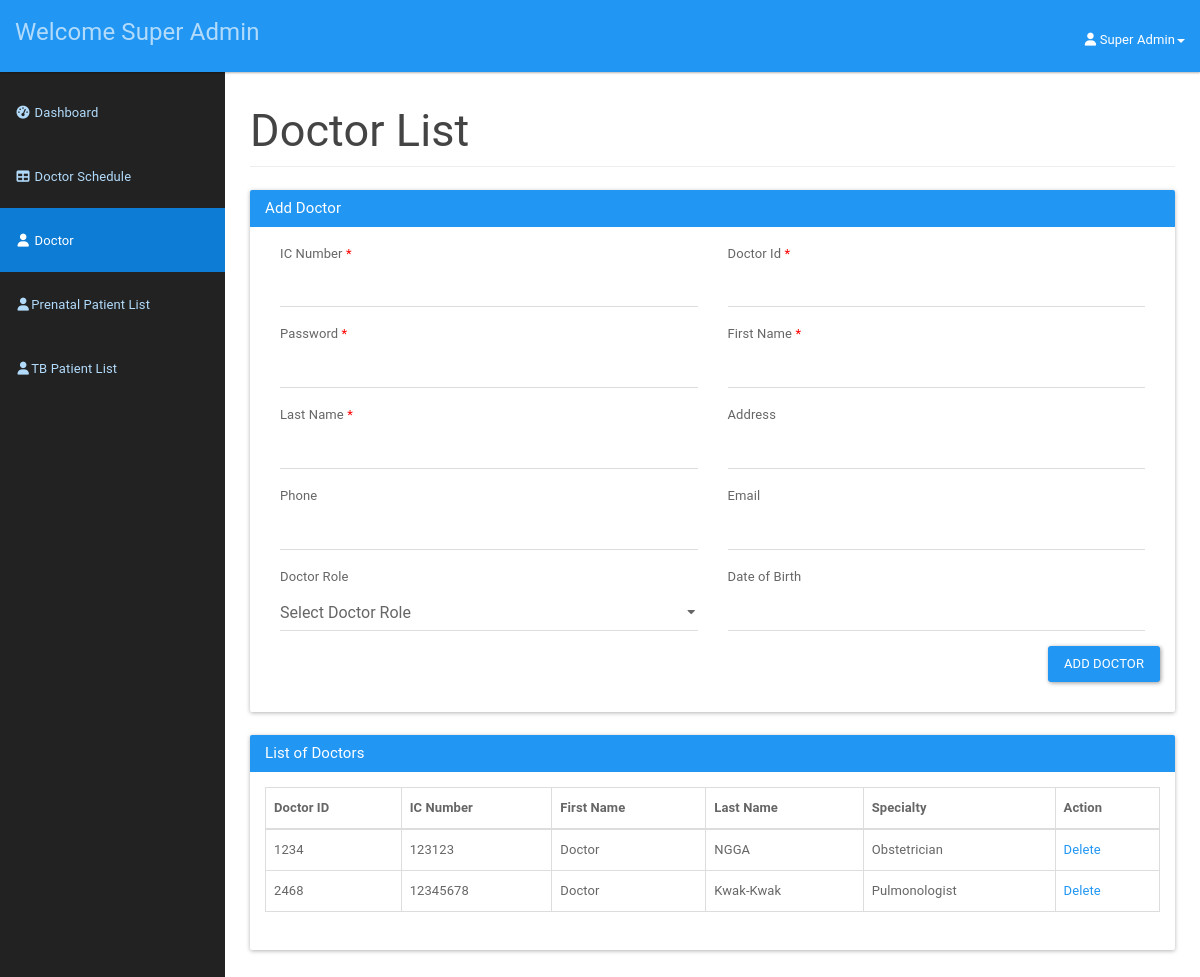
Screenshot of /doctor/doctor.php (signed in) with the database file from the repository.
### tables this page shows
CREATE TABLE `doctor` (
  `icDoctor` bigint(12) NOT NULL,
  `password` varchar(20) NOT NULL,
  `doctorId` int(3) NOT NULL,
  `doctorFirstName` varchar(50) NOT NULL,
  `doctorLastName` varchar(50) NOT NULL,
  `doctorAddress` varchar(100) NOT NULL,
  `doctorPhone` varchar(15) NOT NULL,
  `doctorEmail` varchar(20) NOT NULL,
  `doctorDOB` date NOT NULL,
  `doctorRole` varchar(255) DEFAULT NULL
);

### doctor/doctor.php (the view, shortened to what this page needs)
<?php
include_once '../assets/conn/dbconnect.php';
$usersession = $_SESSION['doctorSession'];
$res = mysqli_query($con, "SELECT * FROM doctor WHERE doctorId=" . $usersession);
$userRow = mysqli_fetch_array($res, MYSQLI_ASSOC);
?>
<!DOCTYPE html>
<html lang="en">
<head>
    <link href="assets/css/material.css" rel="stylesheet">
    <link href="assets/css/sb-admin.css" rel="stylesheet">
    <link href="assets/css/time/bootstrap-clockpicker.css" rel="stylesheet">
    <link href="assets/css/style.css" rel="stylesheet">
    <link href="assets/font-awesome/css/font-awesome.css" rel="stylesheet">
    <link rel="stylesheet" href="https://formden.com/static/cdn/bootstrap-iso.css" />
    <link rel="stylesheet" href="https://formden.com/static/cdn/font-awesome/4.4.0/css/font-awesome.min.css" />
</head>
<body>
    <div id="wrapper">
        <nav class="navbar navbar-inverse navbar-fixed-top" role="navigation">
            <div class="navbar-header">
                <a class="navbar-brand" href="doctordashboard.php">
                    <?php
                    if ($userRow['doctorRole'] == 'superAdmin') {
                        echo "Welcome " . $userRow['doctorFirstName'] . " " . $userRow['doctorLastName'];
                    } else {
                        echo "Welcome Dr " . $userRow['doctorFirstName'] . " " . $userRow['doctorLastName'];
                    }
                    ?>
                </a>
            </div>
            <ul class="nav navbar-right top-nav">
                <li class="dropdown">
                    <a href="#" class="dropdown-toggle" data-toggle="dropdown"><i class="fa fa-user"></i> <?php echo $userRow['doctorFirstName']; ?> <?php echo $userRow['doctorLastName']; ?><b class="caret"></b></a>
                </li>
            </ul>
            <div class="collapse navbar-collapse navbar-ex1-collapse">
                <ul class="nav navbar-nav side-nav">
                    <li>
                        <a href="doctordashboard.php"><i class="fa fa-fw fa-dashboard"></i> Dashboard</a>
                    </li>
                    <li>
                        <a href="addschedule.php"><i class="fa fa-fw fa-table"></i> Doctor Schedule</a>
                    </li>
                    <li class="active">
                        <a href="adddoctor.php"><i class="fa fa-fw fa-user"></i> Doctor</a>
                    </li>
                    <li>
                        <a href="patientlist.php"><i class="fa fa-fw fa-user"></i>Prenatal Patient List</a>
                    </li>
                    <li>
                        <a href="tbpatientlist.php"><i class="fa fa-fw fa-user"></i>TB Patient List</a>
                    </li>
                </ul>
            </div>
        </nav>
        <div id="page-wrapper">
            <div class="container-fluid">
                <div class="row">
                    <div class="col-lg-12">
                        <h2 class="page-header">
                            Doctor List
                        </h2>
                    </div>
                </div>
                <div class="panel panel-primary">
                    <div class="panel-heading">
                        <h3 class="panel-title">Add Doctor</h3>
                    </div>
                    <div class="panel-body">
                        <div class="form-container">
                            <form class="form-vertical" method="post">
                                <div class="form-row">
                                    <div class="form-group col-md-6">
                                        <label class="control-label requiredField" for="icDoctor">IC Number <span class="asteriskField">*</span></label>
                                        <input class="form-control" id="icDoctor" name="icDoctor" type="text" required />
                                    </div>
                                    <div class="form-group col-md-6">
                                        <label class="control-label requiredField" for="doctorId">Doctor Id <span class="asteriskField">*</span></label>
                                        <input class="form-control" id="doctorId" name="doctorId" type="text" required />
                                    </div>
                                    <div class="form-group col-md-6">
                                        <label class="control-label requiredField" for="password">Password <span class="asteriskField">*</span></label>
                                        <input class="form-control" id="password" name="password" type="password" required />
                                    </div>
                                </div>
                                <div class="form-row">
                                    <div class="form-group col-md-6">
                                        <label class="control-label requiredField" for="doctorFirstName">First Name <span class="asteriskField">*</span></label>
                                        <input class="form-control" id="doctorFirstName" name="doctorFirstName" type="text" required />
                                    </div>
                                    <div class="form-group col-md-6">
                                        <label class="control-label requiredField" for="doctorLastName">Last Name <span class="asteriskField">*</span></label>
                                        <input class="form-control" id="doctorLastName" name="doctorLastName" type="text" required />
                                    </div>
                                </div>
                                <div class="form-group col-md-6">
                                    <label class="control-label" for="doctorAddress">Address</label>
                                    <input class="form-control" id="doctorAddress" name="doctorAddress" type="text" />
                                </div>
                                <div class="form-row">
                                    <div class="form-group col-md-6">
                                        <label class="control-label" for="doctorPhone">Phone</label>
                                        <input class="form-control" id="doctorPhone" name="doctorPhone" type="text" />
                                    </div>
                                    <div class="form-group col-md-6">
                                        <label class="control-label" for="doctorEmail">Email</label>
                                        <input class="form-control" id="doctorEmail" name="doctorEmail" type="email" />
                                    </div>
                                </div>
                                <div class="form-row">
                                    <div class="form-group col-md-6">
                                        <label class="control-label" for="doctorRole">Doctor Role</label>
                                        <select class="form-control" id="doctorRole" name="doctorRole" required>
                                            <option value="" disabled selected>Select Doctor Role</option>
                                        </select>
                                    </div>
                                    <div class="form-group col-md-6">
                                        <label class="control-label" for="doctorDOB">Date of Birth</label>
                                        <input class="form-control" id="doctorDOB" name="doctorDOB" type="text" />
                                    </div>
                                </div>
                                <div class="form-group col-md-offset-3 pull-right">
                                    <button class="btn btn-primary" id="addDoctorBtn" name="addDoctor" type="submit">Add Doctor</button>
                                </div>
                            </form>
                        </div>
                    </div>
                </div>
                <div class="panel panel-primary filterable">
                    <div class="panel-heading">
                        <h3 class="panel-title">List of Doctors</h3>
                    </div>
                    <div class="panel-body">
                        <?php
                        if ($userRow['doctorRole'] == 'superAdmin') {
                            $doctorList = mysqli_query($con, "SELECT * FROM doctor WHERE doctorRole IN ('Pulmonologist', 'Obstetrician')");
                        } else {
                            $doctorList = mysqli_query($con, "SELECT * FROM doctor WHERE doctorRole IN ('Pulmonologist', 'Obstetrician')");
                        }
                        ?>
                        <table class="table table-hover table-bordered">
                            <thead>
                                <tr class="filters">
                                    <th>Doctor ID</th>
                                    <th>IC Number</th>
                                    <th>First Name</th>
                                    <th>Last Name</th>
                                    <th>Specialty</th>
                                    <th>Action</th>
                                </tr>
                            </thead>
                            <tbody>
                                <?php
                                while ($doctor = mysqli_fetch_array($doctorList)) {
                                    echo "<tr>";
                                    echo "<td>" . $doctor['doctorId'] . "</td>";
                                    echo "<td>" . $doctor['icDoctor'] . "</td>";
                                    echo "<td>" . $doctor['doctorFirstName'] . "</td>";
                                    echo "<td>" . $doctor['doctorLastName'] . "</td>";
                                    echo "<td>" . $doctor['doctorRole'] . "</td>";
                                    echo '<td><a href="#" class="delete" data-doctor-id="' . $doctor['doctorId'] . '">Delete</a></td>';
                                    echo "</tr>";
                                }
                                ?>
                            </tbody>
                        </table>
                    </div>
                </div>
            </div>
        </div>
    </div>
    <link rel="stylesheet" href="https://cdnjs.cloudflare.com/ajax/libs/bootstrap-datepicker/1.4.1/css/bootstrap-datepicker3.css" />
</body>
</html>

### doctor/assets/css/sb-admin.css (style rules this page uses)
body { margin-top: 100px; background-color: #222; }
@media (min-width:768px) { body { margin-top: 50px; } }
#wrapper { padding-left: 0; }
#page-wrapper { min-height: 900px !important; width: 100%; padding: 0; background-color: #fff; }
@media (min-width:768px) { #wrapper { padding-left: 225px; } }
@media (min-width:768px) { #page-wrapper { padding: 10px; } }
.top-nav { padding: 0 15px; }
.top-nav>li { display: inline-block; float: left; }
.top-nav>li>a { padding-top: 17px; padding-bottom: 10px; line-height: 45px; color: white; }
@media (min-width:768px) { .side-nav { position: fixed; top: 80px; left: 225px; width: 225px; margin-left: -225px; border: none; border-radius: 0; overflow-y: auto; background-color: #222; bottom: 0; overflow-x: hidden; padding-bottom: 40px; } }
@media (min-width:768px) { .side-nav>li>a { width: 225px; } }

### doctor/assets/css/style.css (style rules this page uses)
.filterable { margin-top: 15px; }

### doctor/doctor.php (style rules this page uses)
.asteriskField { color: red; }
.form-container { display: flex; flex-direction: column; }

### rows the page displays
doctor: doctorFirstName "Super", doctorLastName "Admin"
doctor: doctorId "1234", icDoctor "123123", doctorFirstName "Doctor", doctorLastName "NGGA", doctorRole "Obstetrician"
doctor: doctorId "2468", icDoctor "12345678", doctorFirstName "Doctor", doctorLastName "Kwak-Kwak", doctorRole "Pulmonologist"
